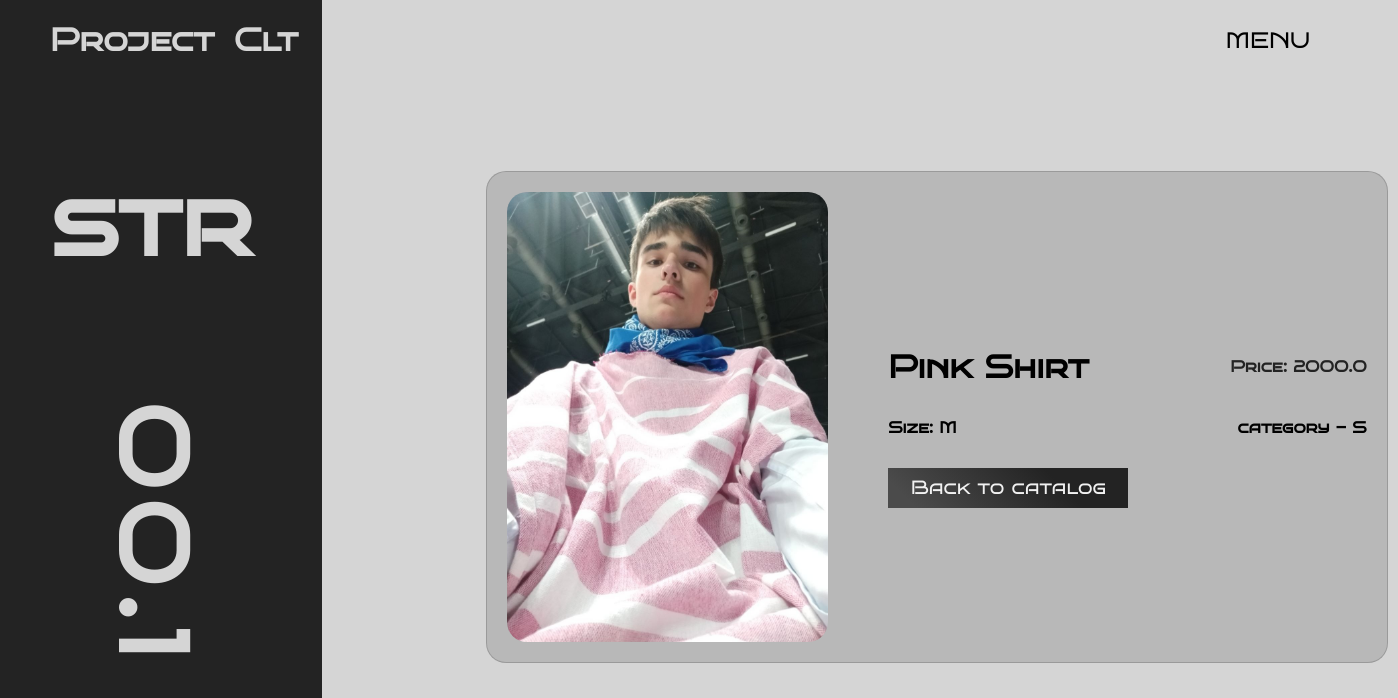
The page /product/6 on the database as committed earlier.
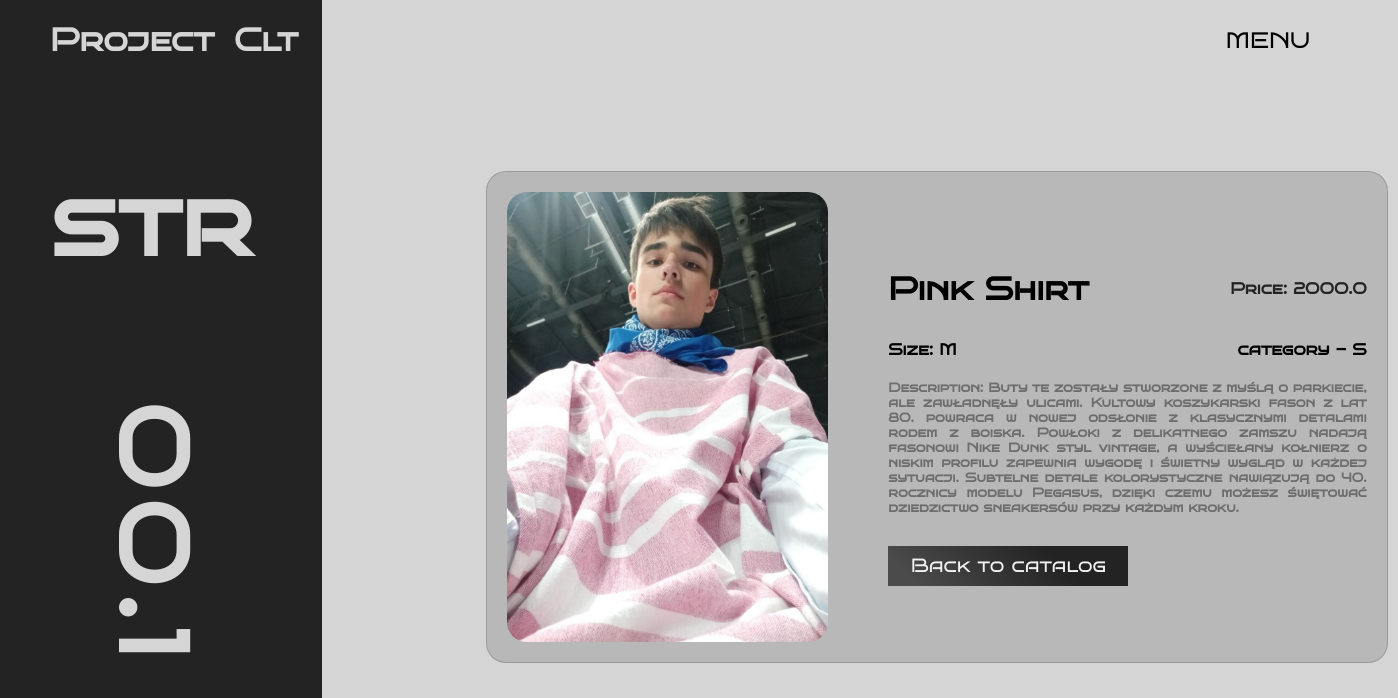
The same page on the database as committed later.
### Store/models.py (models this page shows, shortened)
class Product(models.Model):
    name = models.CharField("Название товара", max_length=100)
    category = models.CharField("Категория", choices=CATEGORY_CHOICES, max_length=2)
    sex = models.CharField("Пол", choices=SEX_CHOICES, max_length=1)
    size = models.CharField("Размер", choices=SIZE_CHOICES, max_length=3)
    price = models.FloatField()
    image = models.ImageField(blank=True, upload_to="Store/static/products/")
    description = models.TextField("Описание", max_length=500, blank=True)

### Store/views.py (the view)
# urls.py: path("product/<int:product_id>", views.product, name="product"),
def product(request, product_id):
    if Product.objects.filter(id=product_id).exists() is False:
        return render(request, "Store/404.html")
    product = Product.objects.get(id=product_id)
    context = {"product": product}
    return render(request, "Store/product.html", context=context)

### Store/templates/Store/product.html (shortened to what this page needs)
{% load static %}
<!DOCTYPE html>
<html lang="en">
   <head>
      <link rel="stylesheet" href="{% static '/css/style-index.css' %}" />
   </head>
   <body>
      <div class="header-container">
         <div class="header-left-part">
            <h1>Project</h1>
            <h1>Clt</h1>
         </div>
         <div class="header-right-part">
            <div class="dropdown">
               <button class="dropbtn"><a>MENU</a></button>
            </div>
         </div>
      </div>
      <div class="main-container">
      <div class="main-container-left">
         <div class="main-container-left-up">
            <h1>str</h1>
         </div>
         <div class="main-container-right-down">
            <h1>00.1</h1>
         </div>
      </div>
      <div class="main-container-right">
      {% if product.image %}
      <div class = "product-components">
         <div class = "product-img-comp">
            <img src="/{{product.image}}" / width="100%" height="100%">
         </div>
         {% endif %}
         <div class = "product-name-comp">
          <div class="product-name-price">
            <h1>{{product.name}}</h1>
            <h2>Price: {{product.price}}</h1>
          </div>
          <div class="product-size-category">
            <h1>Size: {{product.size}}</h1>
            <h1>category - {{product.category}}</h1>
          </div>
            {% if product.description %}
            <h2>Description: {{product.description}}</h2>
            {% endif %}
            <div class = "main-btn-cont">
              <div class= "product-components-btn">
                <a href="{% url 'catalog' %}">Back to catalog</a>
              </div>
            </div>
        </div>
      </div>
   </body>
</html>

Rows that differ between the two databases and show on the page:
changed Product "Pink Shirt": description (not shown) → "Buty te zostały stworzone z myślą o parkiecie, ale zawładnęły ulicami. Kultowy koszykarski fason z lat 80. powraca w nowej odsłonie z klasycznymi detalami rodem z boiska. Powłoki z delikatnego zamszu nadają fasonowi Nike Dunk styl vintage, a wyściełany kołnierz o niskim profilu zapewnia wygodę i świetny wygląd w każdej sytuacji. Subtelne detale kolorystyczne nawiązują do 40. rocznicy modelu Pegasus, dzięki czemu możesz świętować dziedzictwo sneakersów przy każdym kroku."
Other text that changed with them:
text now shown: "Description:"
